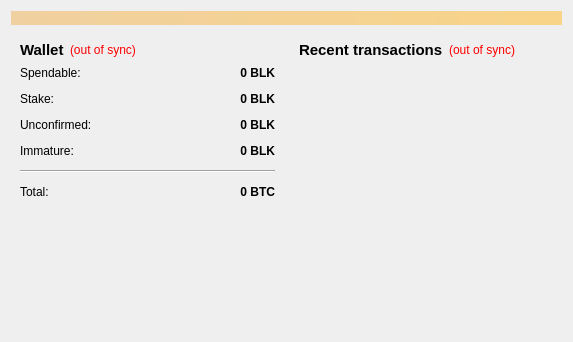
<?xml version="1.0" encoding="UTF-8"?>
<ui version="4.0">
 <class>OverviewPage</class>
 <widget class="QWidget" name="OverviewPage">
  <property name="geometry">
   <rect>
    <x>0</x>
    <y>0</y>
    <width>573</width>
    <height>342</height>
   </rect>
  </property>
  <property name="windowTitle">
   <string>Form</string>
  </property>
  <layout class="QVBoxLayout" name="topLayout">
   <item>
    <widget class="QLabel" name="labelAlerts">
     <property name="visible">
      <bool>false</bool>
     </property>
     <property name="styleSheet">
      <string notr="true">background-color: qlineargradient(x1: 0, y1: 0, x2: 1, y2: 0, stop:0 #F0D0A0, stop:1 #F8D488);  color:#000000
</string>
     </property>
     <property name="wordWrap">
      <bool>true</bool>
     </property>
     <property name="margin">
      <number>3</number>
     </property>
    </widget>
   </item>
   <item>
    <layout class="QHBoxLayout" name="horizontalLayout" stretch="1,1">
     <item>
      <layout class="QVBoxLayout" name="verticalLayout_2">
       <item>
        <widget class="QWidget" name="widget" native="true">
         <layout class="QVBoxLayout" name="verticalLayout_4">
          <item>
           <layout class="QHBoxLayout" name="horizontalLayout_4">
            <item>
             <widget class="QLabel" name="label_5">
              <property name="font">
               <font>
                <pointsize>11</pointsize>
                <weight>75</weight>
                <bold>true</bold>
               </font>
              </property>
              <property name="text">
               <string>Wallet</string>
              </property>
             </widget>
            </item>
            <item>
             <widget class="QLabel" name="labelWalletStatus">
              <property name="toolTip">
               <string>The displayed information may be out of date. Your wallet automatically synchronizes with the BitCurrency network after a connection is established, but this process has not completed yet.</string>
              </property>
              <property name="styleSheet">
               <string notr="true">QLabel { color: red; }</string>
              </property>
              <property name="text">
               <string notr="true">(out of sync)</string>
              </property>
              <property name="alignment">
               <set>Qt::AlignLeading|Qt::AlignLeft|Qt::AlignVCenter</set>
              </property>
             </widget>
            </item>
            <item>
             <spacer name="horizontalSpacer_2">
              <property name="orientation">
               <enum>Qt::Horizontal</enum>
              </property>
              <property name="sizeHint" stdset="0">
               <size>
                <width>40</width>
                <height>20</height>
               </size>
              </property>
             </spacer>
            </item>
           </layout>
          </item>
          <item>
           <layout class="QFormLayout" name="formLayout_2">
            <property name="fieldGrowthPolicy">
             <enum>QFormLayout::AllNonFixedFieldsGrow</enum>
            </property>
            <property name="horizontalSpacing">
             <number>12</number>
            </property>
            <property name="verticalSpacing">
             <number>12</number>
            </property>
            <item row="0" column="0">
             <widget class="QLabel" name="label">
              <property name="text">
               <string>Spendable:</string>
              </property>
             </widget>
            </item>
            <item row="0" column="1">
             <widget class="QLabel" name="labelBalance">
              <property name="font">
               <font>
                <weight>75</weight>
                <bold>true</bold>
               </font>
              </property>
              <property name="cursor">
               <cursorShape>IBeamCursor</cursorShape>
              </property>
              <property name="toolTip">
               <string>Your current spendable balance</string>
              </property>
              <property name="text">
               <string notr="true">0 BLK</string>
              </property>
              <property name="alignment">
               <set>Qt::AlignRight|Qt::AlignTrailing|Qt::AlignVCenter</set>
              </property>
              <property name="textInteractionFlags">
               <set>Qt::LinksAccessibleByMouse|Qt::TextSelectableByKeyboard|Qt::TextSelectableByMouse</set>
              </property>
             </widget>
            </item>
            <item row="1" column="0">
             <widget class="QLabel" name="label_6">
              <property name="text">
               <string>Stake:</string>
              </property>
             </widget>
            </item>
            <item row="1" column="1">
             <widget class="QLabel" name="labelStake">
              <property name="font">
               <font>
                <weight>75</weight>
                <bold>true</bold>
               </font>
              </property>
              <property name="cursor">
               <cursorShape>IBeamCursor</cursorShape>
              </property>
              <property name="toolTip">
               <string>Total of coins that was staked, and do not yet count toward the current balance</string>
              </property>
              <property name="text">
               <string notr="true">0 BLK</string>
              </property>
              <property name="alignment">
               <set>Qt::AlignRight|Qt::AlignTrailing|Qt::AlignVCenter</set>
              </property>
              <property name="textInteractionFlags">
               <set>Qt::LinksAccessibleByMouse|Qt::TextSelectableByKeyboard|Qt::TextSelectableByMouse</set>
              </property>
             </widget>
            </item>
            <item row="2" column="0">
             <widget class="QLabel" name="label_3">
              <property name="text">
               <string>Unconfirmed:</string>
              </property>
             </widget>
            </item>
            <item row="2" column="1">
             <widget class="QLabel" name="labelUnconfirmed">
              <property name="font">
               <font>
                <weight>75</weight>
                <bold>true</bold>
               </font>
              </property>
              <property name="cursor">
               <cursorShape>IBeamCursor</cursorShape>
              </property>
              <property name="toolTip">
               <string>Total of transactions that have yet to be confirmed, and do not yet count toward the current balance</string>
              </property>
              <property name="text">
               <string notr="true">0 BLK</string>
              </property>
              <property name="alignment">
               <set>Qt::AlignRight|Qt::AlignTrailing|Qt::AlignVCenter</set>
              </property>
              <property name="textInteractionFlags">
               <set>Qt::LinksAccessibleByMouse|Qt::TextSelectableByKeyboard|Qt::TextSelectableByMouse</set>
              </property>
             </widget>
            </item>
            <item row="3" column="0">
             <widget class="QLabel" name="labelImmatureText">
              <property name="text">
               <string>Immature:</string>
              </property>
             </widget>
            </item>
            <item row="3" column="1">
             <widget class="QLabel" name="labelImmature">
              <property name="font">
               <font>
                <weight>75</weight>
                <bold>true</bold>
               </font>
              </property>
              <property name="toolTip">
               <string>Mined balance that has not yet matured</string>
              </property>
              <property name="text">
               <string notr="true">0 BLK</string>
              </property>
              <property name="alignment">
               <set>Qt::AlignRight|Qt::AlignTrailing|Qt::AlignVCenter</set>
              </property>
              <property name="textInteractionFlags">
               <set>Qt::LinksAccessibleByMouse|Qt::TextSelectableByKeyboard|Qt::TextSelectableByMouse</set>
              </property>
             </widget>
            </item>
            <item row="4" column="0" colspan="2">
             <widget class="Line" name="line">
              <property name="orientation">
               <enum>Qt::Horizontal</enum>
              </property>
             </widget>
            </item>
            <item row="5" column="0">
             <widget class="QLabel" name="labelTotalText">
              <property name="text">
               <string>Total:</string>
              </property>
             </widget>
            </item>
            <item row="5" column="1">
             <widget class="QLabel" name="labelTotal">
              <property name="font">
               <font>
                <weight>75</weight>
                <bold>true</bold>
               </font>
              </property>
              <property name="cursor">
               <cursorShape>IBeamCursor</cursorShape>
              </property>
              <property name="toolTip">
               <string>Your current total balance</string>
              </property>
              <property name="text">
               <string notr="true">0 BTC</string>
              </property>
              <property name="alignment">
               <set>Qt::AlignRight|Qt::AlignTrailing|Qt::AlignVCenter</set>
              </property>
              <property name="textInteractionFlags">
               <set>Qt::LinksAccessibleByMouse|Qt::TextSelectableByKeyboard|Qt::TextSelectableByMouse</set>
              </property>
             </widget>
            </item>
           </layout>
          </item>
         </layout>
        </widget>
       </item>
       <item>
        <spacer name="verticalSpacer">
         <property name="orientation">
          <enum>Qt::Vertical</enum>
         </property>
         <property name="sizeHint" stdset="0">
          <size>
           <width>20</width>
           <height>40</height>
          </size>
         </property>
        </spacer>
       </item>
      </layout>
     </item>
     <item>
      <layout class="QVBoxLayout" name="verticalLayout_3">
       <item>
        <widget class="QWidget" name="widget_2" native="true">
         <layout class="QVBoxLayout" name="verticalLayout">
          <item>
           <layout class="QHBoxLayout" name="horizontalLayout_2">
            <item>
             <widget class="QLabel" name="label_4">
              <property name="font">
               <font>
                <pointsize>11</pointsize>
                <weight>75</weight>
                <bold>true</bold>
               </font>
              </property>
              <property name="text">
               <string>&lt;b&gt;Recent transactions&lt;/b&gt;</string>
              </property>
             </widget>
            </item>
            <item>
             <widget class="QLabel" name="labelTransactionsStatus">
              <property name="toolTip">
               <string>The displayed information may be out of date. Your wallet automatically synchronizes with the BitCurrency network after a connection is established, but this process has not completed yet.</string>
              </property>
              <property name="styleSheet">
               <string notr="true">QLabel { color: red; }</string>
              </property>
              <property name="text">
               <string notr="true">(out of sync)</string>
              </property>
              <property name="alignment">
               <set>Qt::AlignRight|Qt::AlignTrailing|Qt::AlignVCenter</set>
              </property>
             </widget>
            </item>
            <item>
             <spacer name="horizontalSpacer">
              <property name="orientation">
               <enum>Qt::Horizontal</enum>
              </property>
              <property name="sizeHint" stdset="0">
               <size>
                <width>40</width>
                <height>20</height>
               </size>
              </property>
             </spacer>
            </item>
           </layout>
          </item>
          <item>
           <widget class="QListView" name="listTransactions">
            <property name="styleSheet">
             <string notr="true">QListView { background: transparent; }</string>
            </property>
            <property name="frameShape">
             <enum>QFrame::NoFrame</enum>
            </property>
            <property name="verticalScrollBarPolicy">
             <enum>Qt::ScrollBarAlwaysOff</enum>
            </property>
            <property name="horizontalScrollBarPolicy">
             <enum>Qt::ScrollBarAlwaysOff</enum>
            </property>
            <property name="selectionMode">
             <enum>QAbstractItemView::NoSelection</enum>
            </property>
           </widget>
          </item>
         </layout>
        </widget>
       </item>
      </layout>
     </item>
    </layout>
   </item>
  </layout>
 </widget>
 <resources/>
 <connections/>
</ui>
